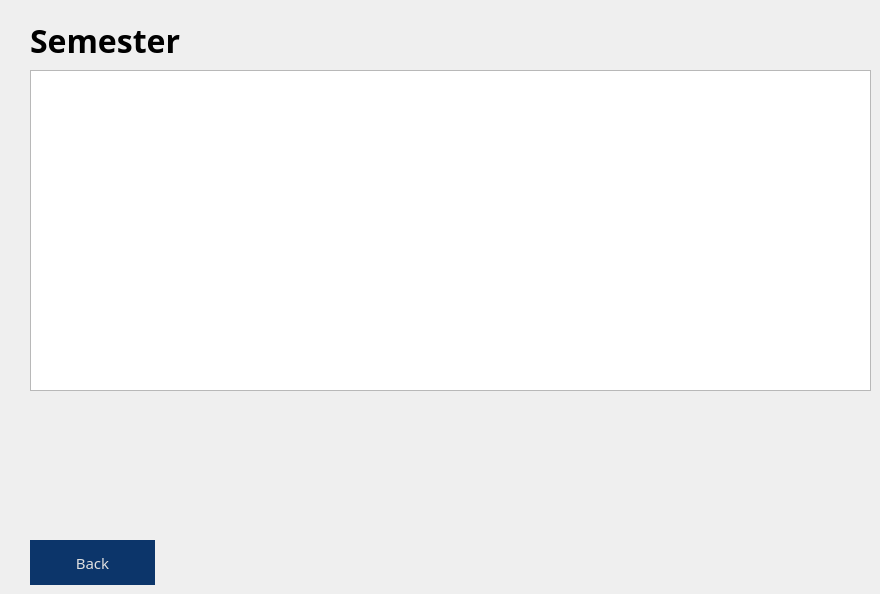
    <widget class="QWidget" name="pageSemester_Staff">
     <property name="styleSheet">
      <string notr="true">QWidget#pageSemester_Staff{
	border-image: url(:/assets/blue-gradient.png) 0 0 0 0 stretch stretch;
}
</string>
     </property>
     <widget class="QTableWidget" name="tableSemesters">
      <property name="geometry">
       <rect>
        <x>30</x>
        <y>70</y>
        <width>841</width>
        <height>321</height>
       </rect>
      </property>
     </widget>
     <widget class="QLabel" name="labelSemester">
      <property name="geometry">
       <rect>
        <x>30</x>
        <y>20</y>
        <width>151</width>
        <height>41</height>
       </rect>
      </property>
      <property name="font">
       <font>
        <family>Segoe UI Semibold</family>
        <pointsize>24</pointsize>
        <bold>true</bold>
       </font>
      </property>
      <property name="styleSheet">
       <string notr="true">color: rgb(0, 0, 0);</string>
      </property>
      <property name="text">
       <string>Semester</string>
      </property>
     </widget>
     <widget class="QPushButton" name="btnBackToProfile_3">
      <property name="geometry">
       <rect>
        <x>30</x>
        <y>540</y>
        <width>125</width>
        <height>45</height>
       </rect>
      </property>
      <property name="font">
       <font>
        <family>Segoe UI Semibold</family>
        <pointsize>11</pointsize>
        <italic>false</italic>
        <bold>false</bold>
        <kerning>true</kerning>
       </font>
      </property>
      <property name="cursor">
       <cursorShape>PointingHandCursor</cursorShape>
      </property>
      <property name="styleSheet">
       <string notr="true">QPushButton#btnBackToProfile_3 {
background-color: rgb(12, 53, 106);
color: rgb(223, 223, 223);
border: none;
}

QPushButton#btnBackToProfile_3:hover {
background-color: rgb(14, 63, 127);
color: rgb(223, 223, 223);
border: none;
}</string>
      </property>
      <property name="text">
       <string>Back</string>
      </property>
      <property name="autoDefault">
       <bool>false</bool>
      </property>
      <property name="default">
       <bool>false</bool>
      </property>
      <property name="flat">
       <bool>false</bool>
      </property>
     </widget>
    </widget>
